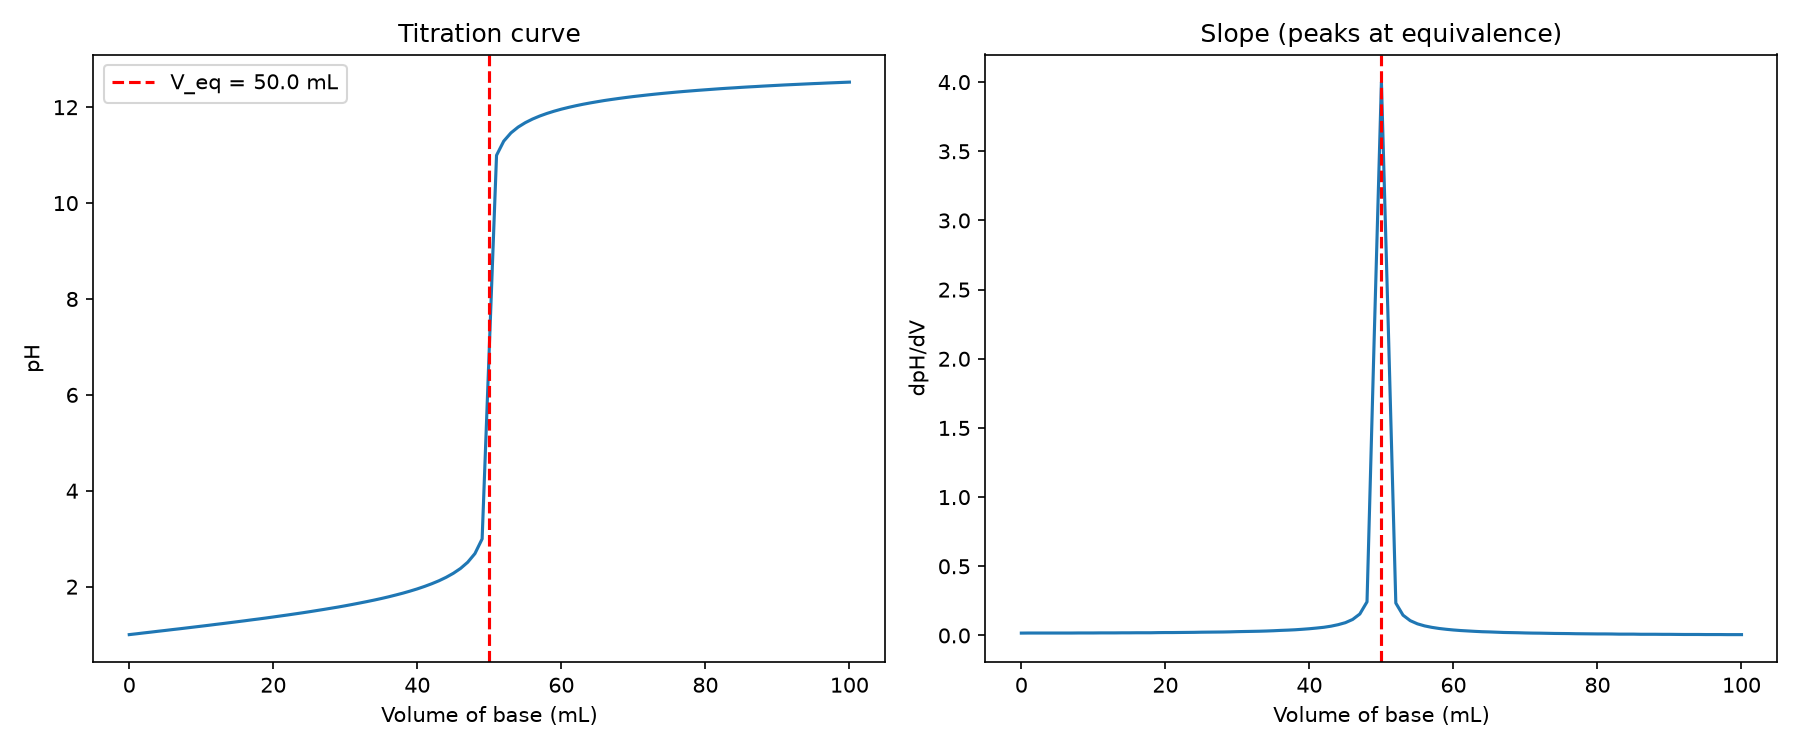

Write Python code to recreate this figure.
"""
PW2 Lab B Part 5 (bonus) -- find a titration's equivalence point.

titration.csv holds a titration curve: pH versus the volume of base added.
The equivalence point is the volume where the pH changes fastest (the steep
jump). Numerically, that is where the SLOPE of the pH curve is largest.
Run:  python titration.py
"""
import numpy as np
import matplotlib.pyplot as plt

# TODO 1: read titration.csv (columns volume_base, pH) into arrays V, pH.

data = np.loadtxt("titration.csv", delimiter=",", skiprows=1)
V = data[:, 0]
pH = data[:, 1]

# TODO 2: compute the slope of the pH curve with np.gradient(pH, V), and find
#         the volume where that slope is largest (np.argmax). That is the
#         equivalence point. Print it.

slope = np.gradient(pH, V)
i = np.argmax(slope)
V_eq = V[i]
print("Equivalence point:", V_eq, "mL")

# TODO 3: make two plots side by side: (left) pH vs volume with a line at the
#         equivalence point; (right) the slope vs volume, showing it peaks
#         at the equivalence point. Save as titration.png.

fig, (ax1, ax2) = plt.subplots(1, 2, figsize=(12, 5))

ax1.plot(V, pH)
ax1.axvline(V_eq, color="red", linestyle="--", label=f"V_eq = {V_eq:.1f} mL")
ax1.set_xlabel("Volume of base (mL)")
ax1.set_ylabel("pH")
ax1.set_title("Titration curve")
ax1.legend()

ax2.plot(V, slope)
ax2.axvline(V_eq, color="red", linestyle="--")
ax2.set_xlabel("Volume of base (mL)")
ax2.set_ylabel("dpH/dV")
ax2.set_title("Slope (peaks at equivalence)")

plt.tight_layout()
plt.savefig("titration.png", dpi=150)
plt.show()
